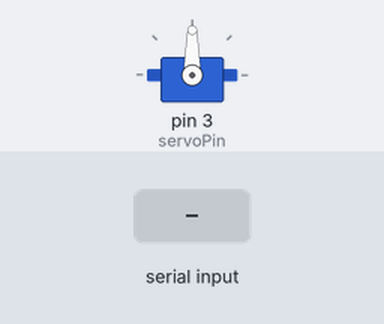
Simulated run of this sketch. Board: Arduino Uno, built with avr-gcc and run on an emulated ATmega328P. Parts: servo. The test bench sets the inputs (shaded band).

Above: at 1.2 s.
1.3 s: "1" received over Serial
At 2.4 s:
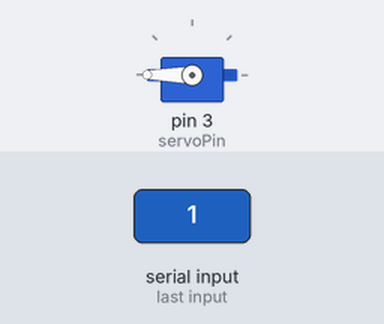
At 7.1 s:
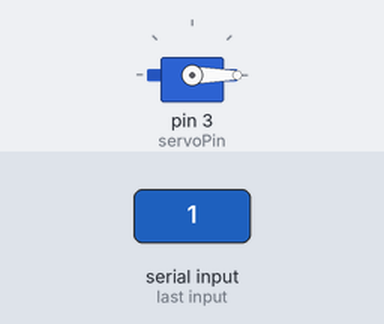
Timing chart, 0 to 8.6 s (numbered marks = the images above; inputs shaded):
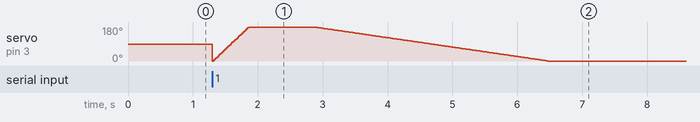

The sketch:

Bell.ino
```cpp
#include <Servo.h>
Servo servo;
int servoPin = 3;
int servoDealy = 20;

void setup() {
  Serial.begin(9600);
  servo.attach(servoPin);
}

void loop() {
  if (Serial.available() > 0) {
    action();
    clearBuffer();
  }
}

void action() {
  for (int i = 0; i <= 180; i++) {
    servo.write(i);
    delay(servoPin);
  }
  delay(1000);
  for (int i = 180; i >= 0; i--) {
    servo.write(i);
    delay(servoDealy);
  }
  delay(1000);
}

void clearBuffer() {
  int bufferLength = Serial.available();
  for (int i = 0; i < bufferLength; i++) {
    Serial.read();
  }
}
```
